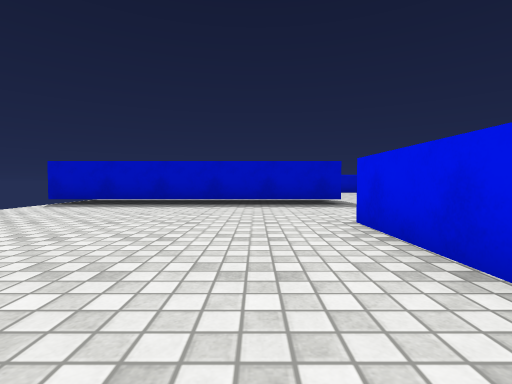
View 1 (above)

24 first-person views from a walk through a Unity game level. The camera is 0.58 m above the floor, tilts 2° down and sees 85° across. The floor is counted in squares, 1 m on a side. Each view is taken from the middle of a square. On the plan, view 1 faces up. The plan holds only what a view shows up to about 9 squares ahead; the rest is blank. The player character is not drawn. Surface patterns are stand-ins for the level's own textures.

View 2
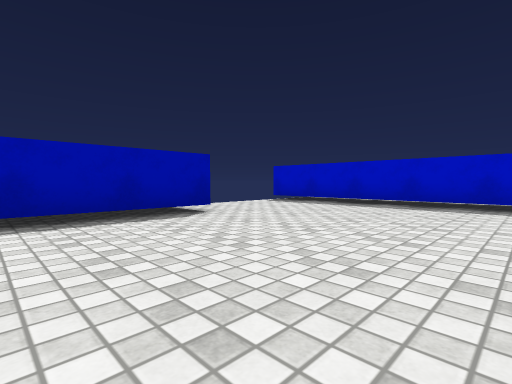

View 3
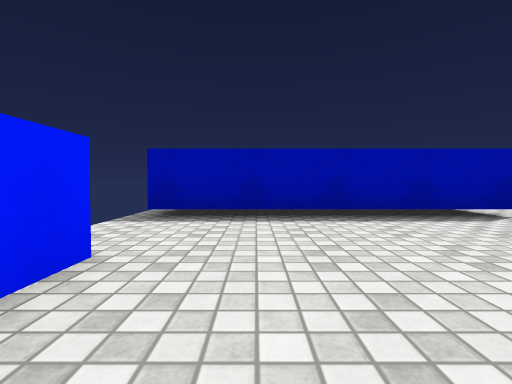

View 4
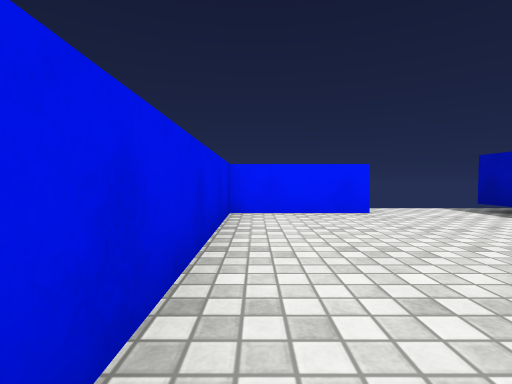

View 5
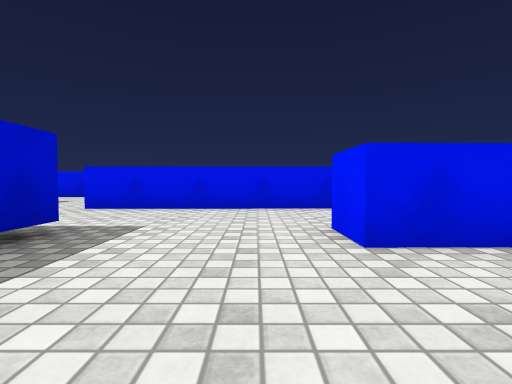

View 6
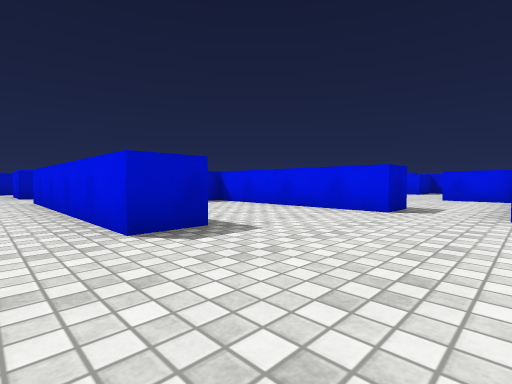

View 7
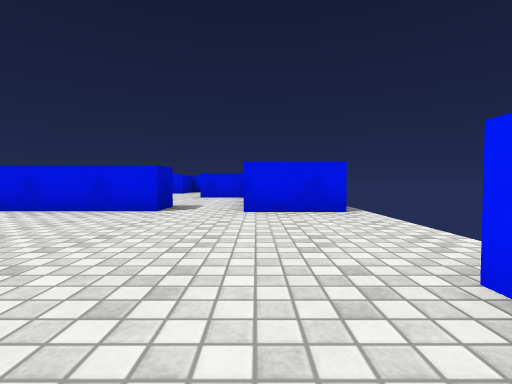

View 8
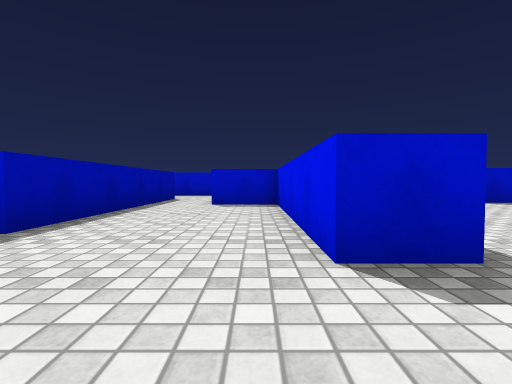

View 9
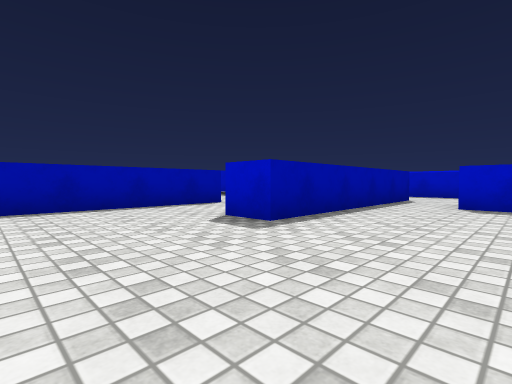

View 10
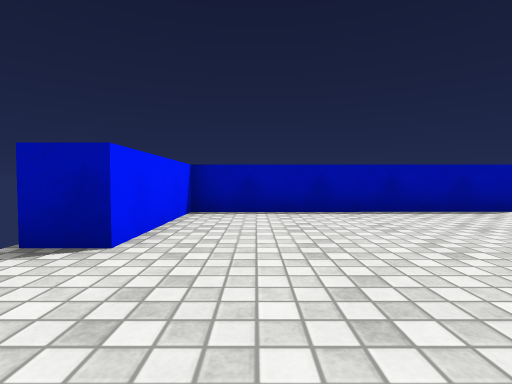

View 11
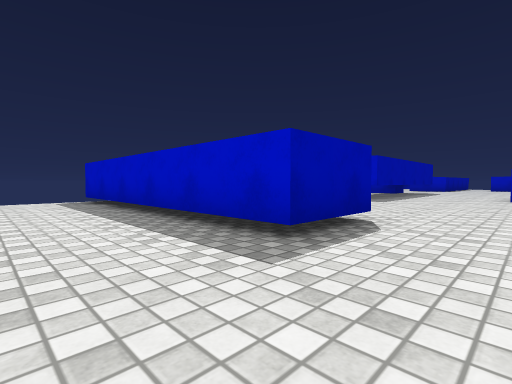

View 12
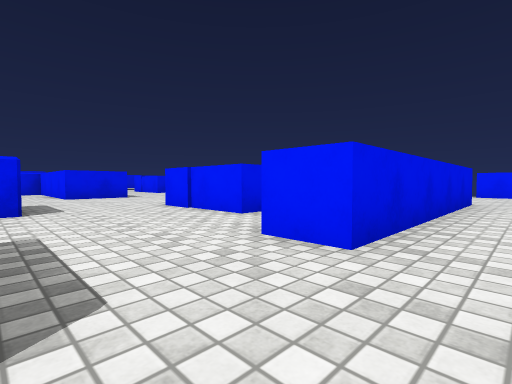

View 13
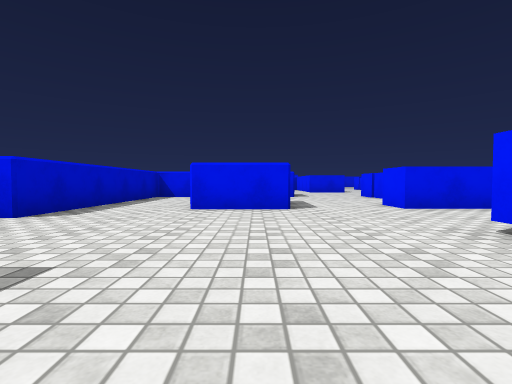

View 14
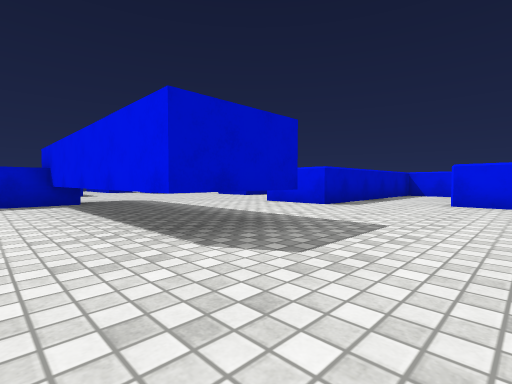

View 15
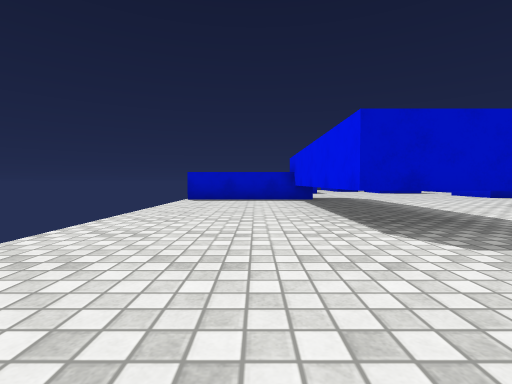

View 16
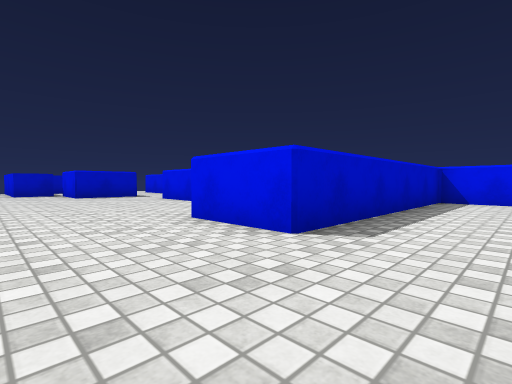

View 17
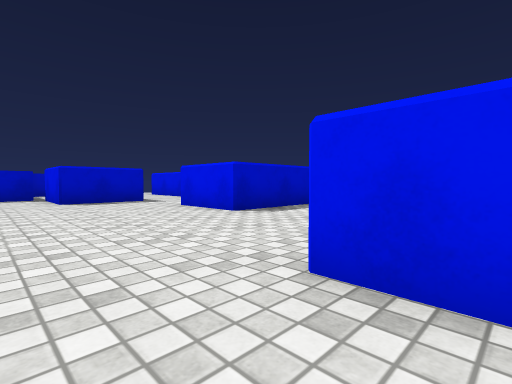

View 18
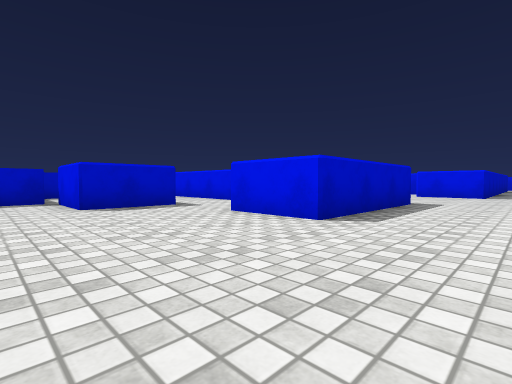

View 19
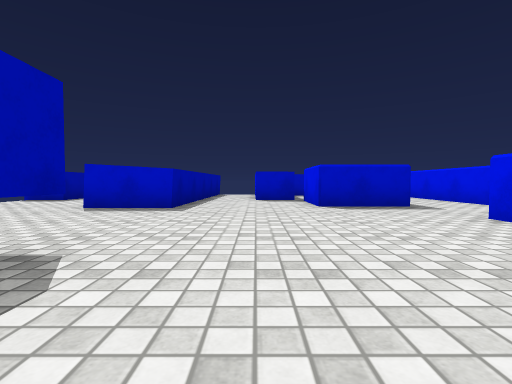

View 20
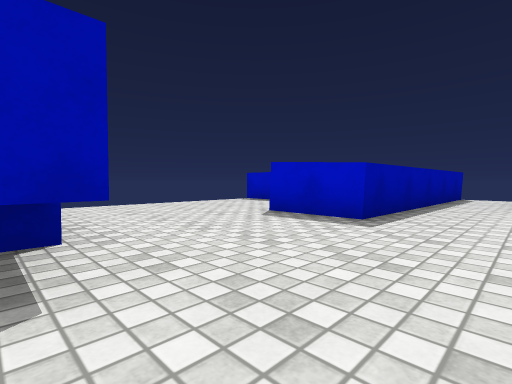

View 21
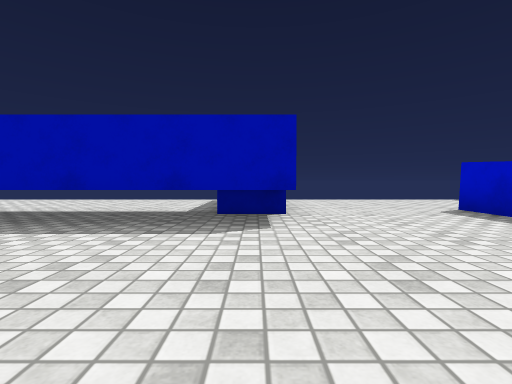

View 22
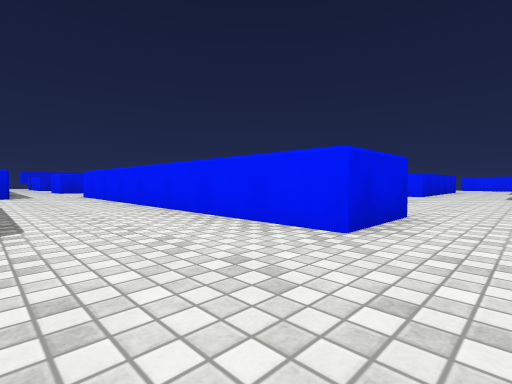

View 23
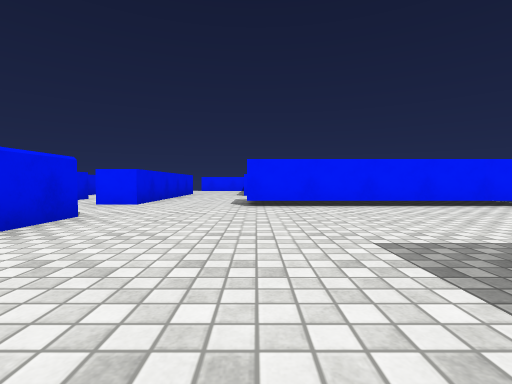

View 24
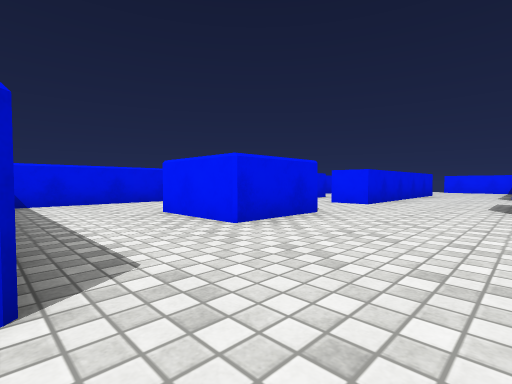

### Floor plan
Key: @ floor where view 1 was taken; # wall or solid block; . floor; T thing the floor can be seen under or through.
Columns run from 5 left of view 1 to 15 right of it. Each row starts with its distance up from view 1.
 32      #.
 31      #.
 30      #.
 29      #.
 28      #.###  .#
 27 ...  #...#  .#
 26 ...###...##..#
 25 .............
 24 ............
 23 ...........#
 22 ...........#####
 21   ##TT.............
 20 ....TT.............
 19 ....TT.............
 18 ....TT...#########
 17 ....T ...#######
 16 ....T ...#######
 15 ....TT.........#
 14 ...............#
 13 ..........###..#
 12  .........#    #
 11   .............#
 10  ...................
  9  #######............
  8 ########..##........
  7 ..........##.### ..
  6 ..........##...#
  5 ..........##...#
  4 .......#..##...#  ..
  3  #.....#..##...# ..
  2  #.....#.......#....
  1  #.....#.......#....#
  0  #...@.#............#
 -1  #.....#.......#    #
 -2  #.....#.......#
 -3  #..#######....#

Positions as (right, up) in squares from view 1, and headings:
1: (0, 0), facing up
2: (1, 0), facing up-left
3: (1, -1), facing left
4: (1, 3), facing down
5: (-1, 5), facing right
6: (4, -1), facing up-right
7: (4, -1), facing right
8: (9, -1), facing up
9: (9, -1), facing up-left
10: (8, -1), facing left
11: (4, 5), facing up-left
12: (4, 11), facing down-right
13: (-1, 12), facing right
14: (-3, 12), facing up-right
15: (-3, 11), facing up
16: (1, 14), facing up-right
17: (2, 17), facing up-right
18: (2, 19), facing up-right
19: (2, 19), facing up
20: (2, 21), facing up-left
21: (4, 21), facing left
22: (2, 21), facing down-right
23: (2, 16), facing down
24: (2, 16), facing down-right
